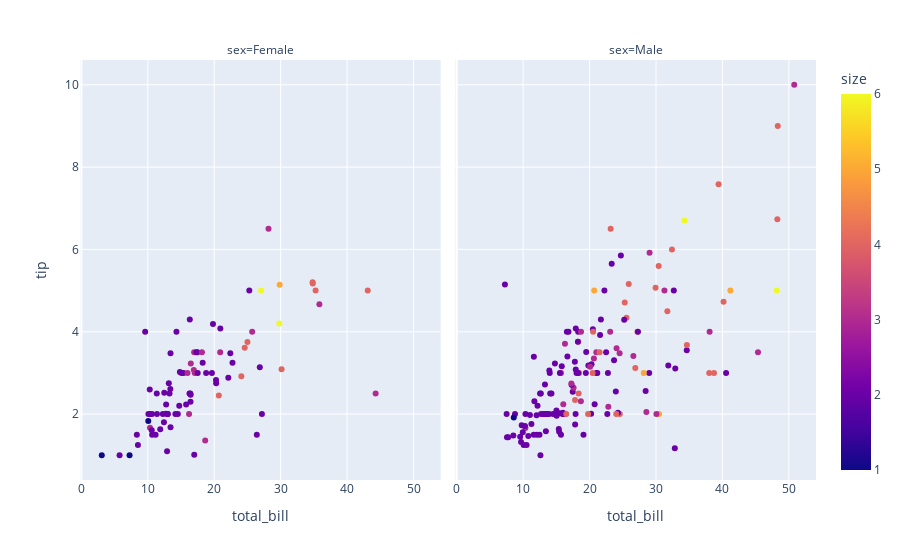

Notebook code for this chart:
### Markdown cell above
- ファセットも簡単にできます。男女別にプロットを分けてみます。

### Code cell
px.scatter(tips, x="total_bill", y="tip",color="size", facet_col="sex")

### Figure 1 — Plotly figure (JSON) as saved in the notebook; plotly's stock layout.template omitted (floating-point values rounded to 4 significant figures; data arrays with more than 128 entries replaced by an {"elided": "..."} marker saying what was removed)
{"data": [{"hovertemplate": "sex=Female<br>total_bill=%{x}<br>tip=%{y}<br>size=%{marker.color}<extra></extra>", "legendgroup": "", "marker": {"color": [2, 4, 4, 2, 3, 3, 2, 2, 2, 2, 4, 3, 2, 4, 2, 2, 1, 3, 2, 2, 2, 1, 4, 2, 2, 2, 2, 2, 3, 2, 2, 2, 1, 3, 2, 2, 2, 4, 2, 2, 6, 2, 2, 2, 2, 2, 2, 2, 2, 2, 2, 2, 6, 2, 2, 3, 2, 5, 4, 2, 3, 2, 2, 2, 2, 3, 3, 2, 4, 2, 2, 2, 2, 3, 2, 2, 3, 2, 4, 2, 3, 2, 2, 2, 3, 2, 2], "coloraxis": "coloraxis", "symbol": "circle"}, "mode": "markers", "name": "", "orientation": "v", "showlegend": false, "type": "scatter", "x": [16.99, 24.59, 35.26, 14.83, 10.33, 16.97, 20.29, 15.77, 19.65, 15.06, 20.69, 16.93, 10.29, 34.81, 26.41, 16.45, 3.07, 17.07, 26.86, 25.28, 14.73, 10.07, 34.83, 5.75, 16.32, 22.75, 11.35, 15.38, 44.3, 22.42, 20.92, 14.31, 7.25, 25.71, 17.31, 10.65, 12.43, 24.08, 13.42, 12.48, 29.8, 14.52, 11.38, 20.27, 11.17, 12.26, 18.26, 8.51, 10.33, 14.15, 13.16, 17.47, 27.05, 16.43, 8.35, 18.64, 11.87, 29.85, 25, 13.39, 16.21, 17.51, 10.59, 10.63, 9.6, 20.9, 18.15, 19.81, 43.11, 13, 12.74, 13, 16.4, 16.47, 12.76, 13.27, 28.17, 12.9, 30.14, 13.42, 15.98, 16.27, 10.09, 22.12, 35.83, 27.18, 18.78], "xaxis": "x", "y": [1.01, 3.61, 5, 3.02, 1.67, 3.5, 2.75, 2.23, 3, 3, 2.45, 3.07, 2.6, 5.2, 1.5, 2.47, 1, 3, 3.14, 5, 2.2, 1.83, 5.17, 1, 4.3, 3.25, 2.5, 3, 2.5, 3.48, 4.08, 4, 1, 4, 3.5, 1.5, 1.8, 2.92, 1.68, 2.52, 4.2, 2, 2, 2.83, 1.5, 2, 3.25, 1.25, 2, 2, 2.75, 3.5, 5, 2.3, 1.5, 1.36, 1.63, 5.14, 3.75, 2.61, 2, 3, 1.61, 2, 4, 3.5, 3.5, 4.19, 5, 2, 2.01, 2, 2.5, 3.23, 2.23, 2.5, 6.5, 1.1, 3.09, 3.48, 3, 2.5, 2, 2.88, 4.67, 2, 3], "yaxis": "y"}, {"hovertemplate": "sex=Male<br>total_bill=%{x}<br>tip=%{y}<br>size=%{marker.color}<extra></extra>", "legendgroup": "", "marker": {"color": {"elided": "157 int values"}, "coloraxis": "coloraxis", "symbol": "circle"}, "mode": "markers", "name": "", "orientation": "v", "showlegend": false, "type": "scatter", "x": {"elided": "157 float values"}, "xaxis": "x2", "y": {"elided": "157 float values"}, "yaxis": "y2"}], "layout": {"annotations": [{"font": {}, "showarrow": false, "text": "sex=Female", "x": 0.245, "xanchor": "center", "xref": "paper", "y": 1, "yanchor": "bottom", "yref": "paper"}, {"font": {}, "showarrow": false, "text": "sex=Male", "x": 0.755, "xanchor": "center", "xref": "paper", "y": 1, "yanchor": "bottom", "yref": "paper"}], "coloraxis": {"colorbar": {"title": {"text": "size"}}, "colorscale": [[0, "#0d0887"], [0.1111, "#46039f"], [0.2222, "#7201a8"], [0.3333, "#9c179e"], [0.4444, "#bd3786"], [0.5556, "#d8576b"], [0.6667, "#ed7953"], [0.7778, "#fb9f3a"], [0.8889, "#fdca26"], [1, "#f0f921"]]}, "legend": {"tracegroupgap": 0}, "margin": {"t": 60}, "xaxis": {"anchor": "y", "domain": [0, 0.49], "title": {"text": "total_bill"}}, "xaxis2": {"anchor": "y2", "domain": [0.51, 1], "matches": "x", "title": {"text": "total_bill"}}, "yaxis": {"anchor": "x", "domain": [0, 1], "title": {"text": "tip"}}, "yaxis2": {"anchor": "x2", "domain": [0, 1], "matches": "y", "showticklabels": false}}}
